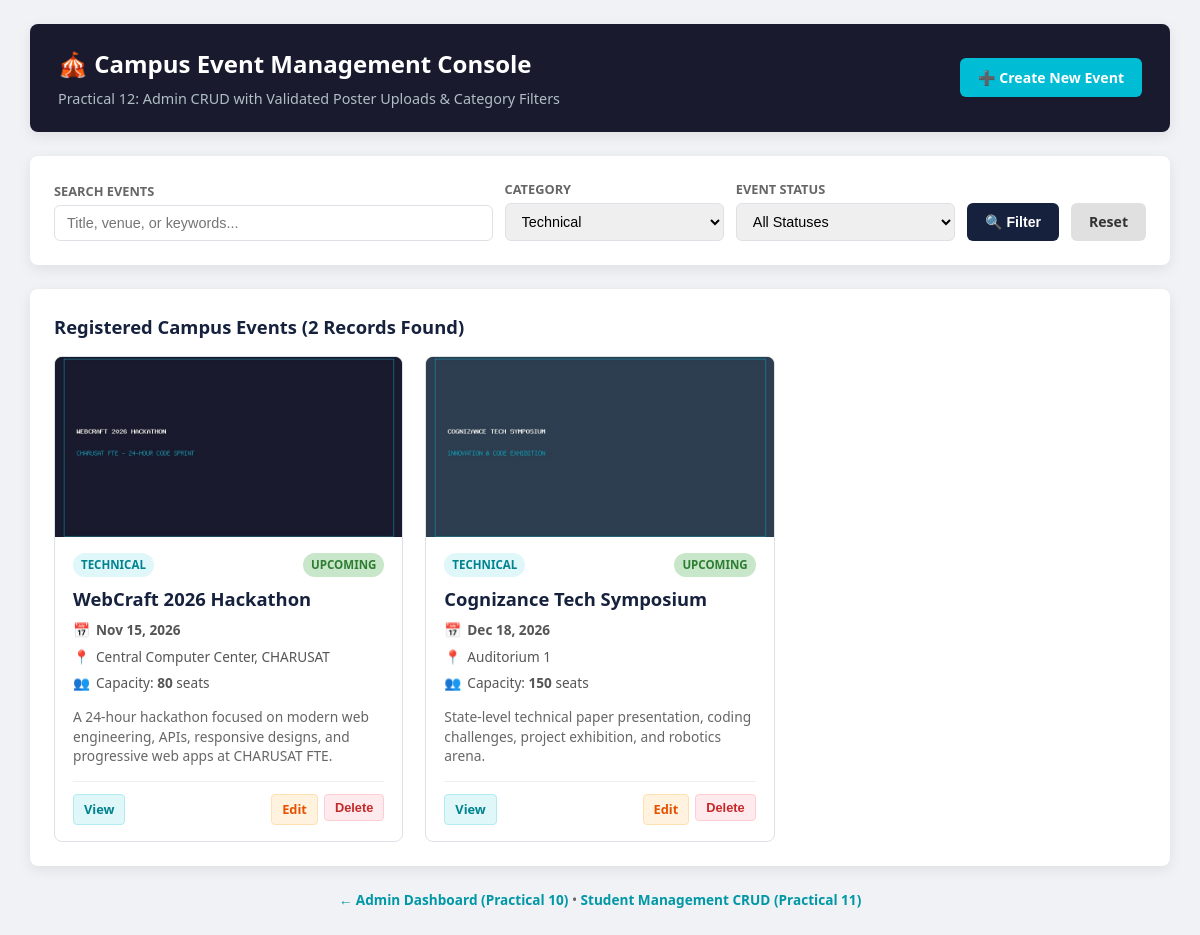
/index.php?category=Technical, run on the app's committed database.
### tables this page shows
CREATE TABLE IF NOT EXISTS `events` (
  `id` INT AUTO_INCREMENT PRIMARY KEY,
  `title` VARCHAR(150) NOT NULL,
  `category` VARCHAR(50) NOT NULL,
  `description` TEXT NOT NULL,
  `event_date` DATE NOT NULL,
  `venue` VARCHAR(100) NOT NULL,
  `max_participants` INT UNSIGNED NOT NULL DEFAULT 100,
  `poster_url` VARCHAR(255) DEFAULT NULL,
  `status` ENUM('upcoming', 'completed', 'cancelled') NOT NULL DEFAULT 'upcoming',
  `created_at` TIMESTAMP DEFAULT CURRENT_TIMESTAMP,
  INDEX `idx_event_date` (`event_date`),
  INDEX `idx_category` (`category`),
  INDEX `idx_status` (`status`)
);

### index.php (the view, shortened to what this page needs)
<?php
$search   = trim($_GET['search'] ?? '');
$category = trim($_GET['category'] ?? '');
$events = [];
$totalEvents = 0;
try {
    $pdo = getDBConnection();
    $conditions = [];
    $params = [];
    if ($category !== '') {
        $conditions[] = "category = ?";
        $params[] = $category;
    }
    $whereSql = !empty($conditions) ? "WHERE " . implode(" AND ", $conditions) : "";
    $sql = "SELECT id, title, category, description, event_date, venue, max_participants, poster_url, status, created_at
            FROM events
            {$whereSql}
            ORDER BY event_date ASC";
    $stmt = $pdo->prepare($sql);
    $stmt->execute($params);
    $events = $stmt->fetchAll();
    $totalEvents = count($events);
} catch (Exception $e) {
    error_log("[Practical-12 CRUD Error]: " . $e->getMessage());
    $dbError = $e->getMessage();
}
?>
<!DOCTYPE html>
<html lang="en">
<head>
</head>
<body>
    <div class="container">
        <header>
            <div>
                <h1>🎪 Campus Event Management Console</h1>
                <p>Practical 12: Admin CRUD with Validated Poster Uploads & Category Filters</p>
            </div>
            <div>
                <a href="add_event.php" class="btn btn-primary">
                    ➕ Create New Event
                </a>
            </div>
        </header>
        <div class="card">
            <form method="GET" action="index.php" class="filter-form">
                <div class="form-group">
                    <label for="search">Search Events</label>
                    <input type="text" id="search" name="search" placeholder="Title, venue, or keywords..." value="<?= htmlspecialchars($search) ?>">
                </div>
                <div class="form-group">
                    <label for="category">Category</label>
                    <select id="category" name="category">
                        <option value="Technical" <?= $category === 'Technical' ? 'selected' : '' ?>>Technical</option>
                    </select>
                </div>
                <div class="form-group">
                    <label for="status">Event Status</label>
                    <select id="status" name="status">
                        <option value="">All Statuses</option>
                    </select>
                </div>
                <button type="submit" class="btn btn-filter">🔍 Filter</button>
                <a href="index.php" class="btn btn-reset">Reset</a>
            </form>
        </div>
        <div class="card">
            <div style="display:flex; justify-content:space-between; align-items:center;">
                <h3 style="margin:0; font-size:1.15rem; color:var(--color-primary-lt);">
                    Registered Campus Events (<?= $totalEvents ?> Records Found)
                </h3>
            </div>
            <?php if (!empty($events)): ?>
                <div class="events-grid">
                    <?php foreach ($events as $ev): ?>
                    <div class="event-card">
                        <div class="poster-container">
                            <?php if (!empty($ev['poster_url']) && file_exists(__DIR__ . '/' . $ev['poster_url'])): ?>
                                <img src="<?= htmlspecialchars($ev['poster_url']) ?>" alt="<?= htmlspecialchars($ev['title']) ?>" class="poster-img">
                            <?php endif; ?>
                        </div>
                        <div class="card-body">
                            <div class="card-meta">
                                <span class="badge badge-cat"><?= htmlspecialchars($ev['category']) ?></span>
                                <span class="badge badge-<?= htmlspecialchars($ev['status']) ?>">
                                    <?= htmlspecialchars(ucfirst($ev['status'])) ?>
                                </span>
                            </div>
                            <h4 class="event-title"><?= htmlspecialchars($ev['title']) ?></h4>
                            <div class="event-info">
                                <span>📅</span>
                                <strong><?= htmlspecialchars(date('M d, Y', strtotime($ev['event_date']))) ?></strong>
                            </div>
                            <div class="event-info">
                                <span>📍</span>
                                <span><?= htmlspecialchars($ev['venue']) ?></span>
                            </div>
                            <div class="event-info">
                                <span>👥</span>
                                <span>Capacity: <strong><?= htmlspecialchars((string)$ev['max_participants']) ?></strong> seats</span>
                            </div>
                            <p class="event-desc"><?= htmlspecialchars($ev['description']) ?></p>
                            <div class="card-actions">
                                <a href="view_event.php?id=<?= $ev['id'] ?>" class="btn-sm btn-view">View</a>
                                <div class="btn-action-group">
                                    <a href="edit_event.php?id=<?= $ev['id'] ?>" class="btn-sm btn-edit">Edit</a>
                                    <form action="delete_event.php" method="POST" style="display:inline;" onsubmit="return confirm('Are you sure you want to delete this event? This will also remove the uploaded poster file.');">
                                        <button type="submit" class="btn-sm btn-del">Delete</button>
                                    </form>
                                </div>
                            </div>
                        </div>
                    </div>
                    <?php endforeach; ?>
                </div>
            <?php else: ?>
                <div style="padding: 36px; text-align: center; color: var(--color-muted);">
                    No events found matching your filter criteria.
                </div>
            <?php endif; ?>
        </div>
        <div style="text-align:center; margin-top:20px; font-size:0.85rem; color:var(--color-muted);">
            <a href="../Practical-10/dashboard_admin.php" style="color:var(--color-accent-dark); text-decoration:none; font-weight:600;">
                &larr; Admin Dashboard (Practical 10)
            </a> &bull;
            <a href="../Practical-11/index.php" style="color:var(--color-accent-dark); text-decoration:none; font-weight:600;">
                Student Management CRUD (Practical 11)
            </a>
        </div>
    </div>
</body>
</html>

### index.php (style rules this page uses)
:root { --color-primary: #1a1a2e; --color-primary-lt: #16213e; --color-accent: #00bcd4; --color-accent-dark: #0097a7; --color-bg: #f0f2f5; --color-card: #ffffff; --color-text: #222222; --color-muted: #666666; --color-success: #2e7d32; --color-success-bg: #c8e6c9; --color-danger: #c62828; --color-danger-bg: #ffcdd2; --color-warning: #e65100; --color-warning-bg: #ffe0b2; --color-border: #dde1e6; --radius: 8px; --shadow: 0 4px 14px rgba(0,0,0,0.08); --font-sans: 'Segoe UI', Tahoma, Geneva, Verdana, sans-serif; }
* { box-sizing: border-box; }
body { font-family: var(--font-sans); background: var(--color-bg); color: var(--color-text); margin: 0; padding: 24px 16px; line-height: 1.5; }
.container { max-width: 1140px; margin: 0 auto; }
header { background: var(--color-primary); color: #fff; padding: 22px 28px; border-radius: var(--radius); box-shadow: var(--shadow); margin-bottom: 24px; display: flex; justify-content: space-between; align-items: center; flex-wrap: wrap; gap: 16px; }
header h1 { margin: 0 0 6px; font-size: 1.5rem; }
header p { margin: 0; color: #b0bec5; font-size: 0.9rem; }
.btn { display: inline-flex; align-items: center; gap: 6px; padding: 9px 18px; border-radius: 6px; font-weight: 600; font-size: 0.88rem; text-decoration: none; cursor: pointer; border: none; transition: background 0.2s; }
.btn-primary { background: var(--color-accent); color: #fff; }
.card { background: var(--color-card); border-radius: var(--radius); padding: 24px; box-shadow: var(--shadow); margin-bottom: 24px; }
.filter-form { display: grid; grid-template-columns: 2fr 1fr 1fr auto auto; gap: 12px; align-items: end; }
.form-group { display: flex; flex-direction: column; gap: 4px; }
.form-group label { font-size: 0.8rem; font-weight: 600; color: var(--color-muted); text-transform: uppercase; }
input[type="text"], select { padding: 9px 12px; border: 1px solid var(--color-border); border-radius: 6px; font-size: 0.9rem; outline: none; }
.btn-filter { background: var(--color-primary-lt); color: #fff; height: 38px; }
.btn-reset { background: #e0e0e0; color: #333; height: 38px; }
.events-grid { display: grid; grid-template-columns: repeat(auto-fill, minmax(320px, 1fr)); gap: 22px; margin-top: 16px; }
.event-card { background: #fff; border: 1px solid var(--color-border); border-radius: var(--radius); overflow: hidden; display: flex; flex-direction: column; transition: transform 0.2s, box-shadow 0.2s; }
.poster-container { width: 100%; height: 180px; background: #263238; position: relative; overflow: hidden; display: flex; align-items: center; justify-content: center; }
.poster-img { width: 100%; height: 100%; object-fit: cover; }
.card-body { padding: 16px 18px; display: flex; flex-direction: column; flex: 1; }
.card-meta { display: flex; justify-content: space-between; align-items: center; margin-bottom: 8px; }
.badge { display: inline-block; padding: 3px 8px; border-radius: 12px; font-size: 0.72rem; font-weight: 700; text-transform: uppercase; }
.badge-cat { background: #e0f7fa; color: #00838f; }
.badge-upcoming { background: var(--color-success-bg); color: var(--color-success); }
.event-title { margin: 0 0 8px; font-size: 1.15rem; color: var(--color-primary-lt); font-weight: 700; }
.event-info { font-size: 0.85rem; color: #555; margin-bottom: 6px; display: flex; align-items: center; gap: 6px; }
.event-desc { font-size: 0.86rem; color: #666; line-height: 1.4; margin: 8px 0 16px; flex: 1; display: -webkit-box; -webkit-line-clamp: 3; -webkit-box-orient: vertical; overflow: hidden; }
.card-actions { display: flex; justify-content: space-between; align-items: center; border-top: 1px solid #eee; padding-top: 12px; margin-top: auto; }
.btn-action-group { display: flex; gap: 6px; }
.btn-sm { padding: 5px 10px; font-size: 0.8rem; border-radius: 4px; font-weight: 600; text-decoration: none; cursor: pointer; border: 1px solid transparent; }
.btn-view { background: #e0f7fa; color: #00838f; border-color: #b2ebf2; }
.btn-edit { background: #fff3e0; color: #e65100; border-color: #ffe0b2; }
.btn-del { background: #ffebee; color: #c62828; border-color: #ffcdd2; }

### data on the page
events: poster_url (picture), category "TECHNICAL", status "UPCOMING", title "WebCraft 2026 Hackathon", event_date "Nov 15, 2026", venue "Central Computer Center, CHARUSAT", max_participants "80", description "A 24-hour hackathon focused on modern web engineering, APIs, responsive designs, and progressive web apps at CHARUSAT FTE."
events: poster_url (picture), category "TECHNICAL", status "UPCOMING", title "Cognizance Tech Symposium", event_date "Dec 18, 2026", venue "Auditorium 1", max_participants "150", description "State-level technical paper presentation, coding challenges, project exhibition, and robotics arena."

### other printed values
$totalEvents "2"
